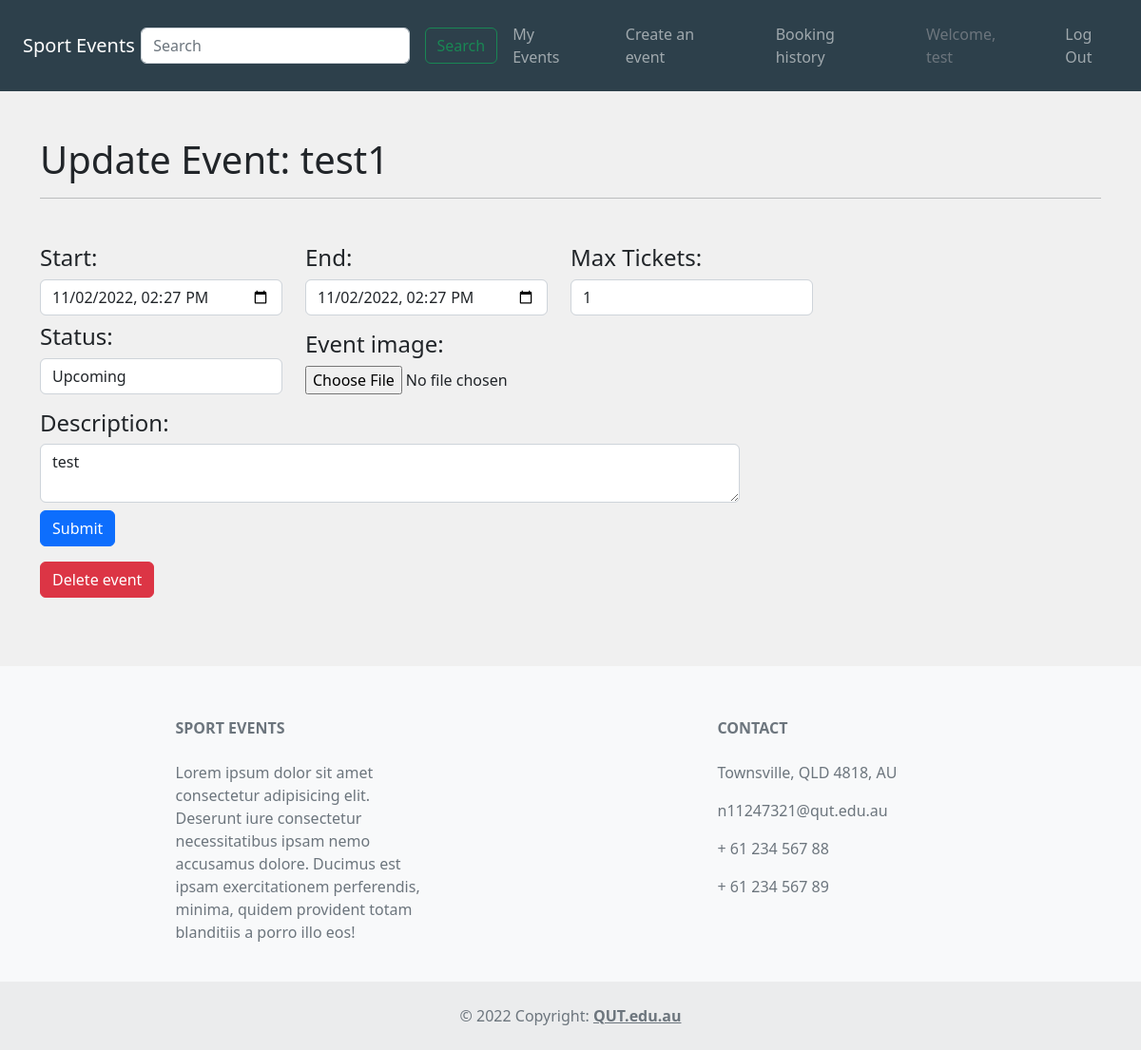
/events/update/1 (signed in), run on an earlier commit of the app's database.
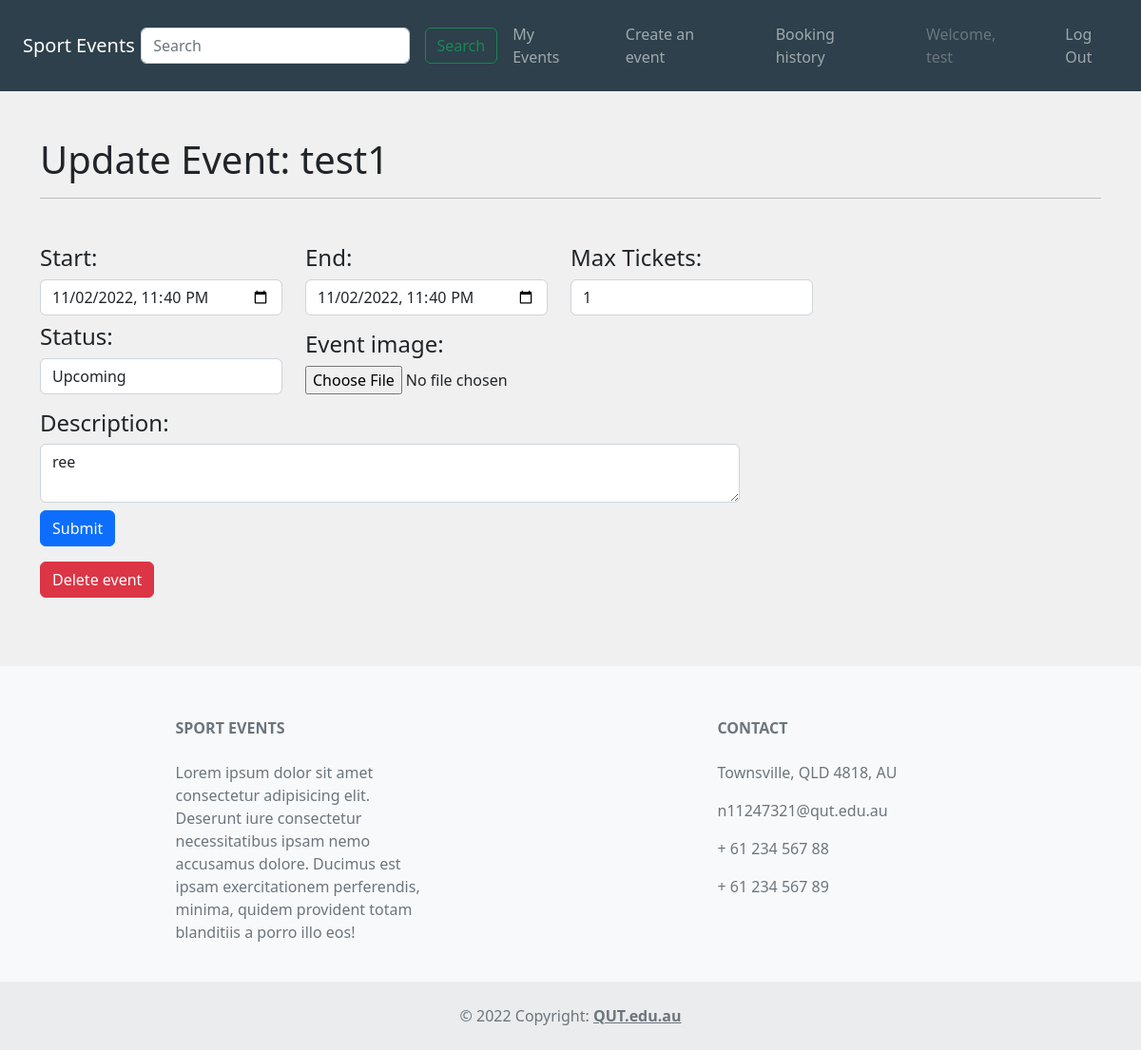
And on a later commit of the database.
### website/models.py (models this page shows, shortened)
class Users(db.Model, UserMixin):
    __tablename__='users'
    UserId = db.Column(db.Integer, primary_key=True)
    Username = db.Column(db.String(100), unique=True)
    FirstName = db.Column(db.String(100), index=True, nullable=False)
    LastName = db.Column(db.String(100), index=True, nullable=False)
    Email = db.Column(db.String(100), index=True, nullable=False)
    ContactNumber = db.Column(db.String(100), index=True, nullable=False)
    password_hash = db.Column(db.String(255), nullable=False)
    reviews = db.relationship('Reviews', backref='user')
    bookings = db.relationship('Bookings', backref='user')

class Events(db.Model):
    __tablename__ = 'events'
    EventId = db.Column(db.Integer, primary_key=True)
    EventName = db.Column(db.String(80))
    Location = db.Column(db.String(150))
    City = db.Column(db.String(150))
    StartDate = db.Column(db.DateTime)
    EndDate = db.Column(db.DateTime)
    description = db.Column(db.String(500))
    Image = db.Column(db.String(400))
    Status_id = db.Column(db.Integer)
    Catergory_id = db.Column(db.Integer)
    MaxTickets = db.Column(db.Integer)
    tickets_booked = db.Column(db.Integer)
    TicketPrice = db.Column(db.Numeric(10,2))
    UserId = db.Column(db.Integer)
    reviews = db.relationship('Reviews', backref='event')
    bookings = db.relationship('Bookings', backref='EventName')
    Catergory_id = db.Column(db.Integer, db.ForeignKey('catergories.CatergoryId'))
    Status_id = db.Column(db.Integer, db.ForeignKey('eventStatus.EventStatusId'))
    UserId = db.Column(db.Integer, db.ForeignKey('users.UserId'))

### website/events.py (the view)
@bp.route('/update/<EventId>', methods = ['GET', 'POST'])
@login_required
def updateEvent(EventId):
    form = EventUpdate()
    event = Events.query.filter_by(EventId=EventId).first()
    deleteEvent = request.form.get('delete')
    if current_user.UserId != event.UserId:
      flash('unauthorised access')
      return redirect(url_for('event.update'))
    if request.method == "POST":
      if deleteEvent is not None:
        db.session.delete(event)
        db.session.commit()
        return redirect(url_for('event.update'))
      if form.validate_on_submit:
        db_file_path=check_upload_file(form)
        event.Image = db_file_path
        event.description = form.description.data
        event.StartDate = form.start_time.data
        event.EndDate = form.end_time.data
        event.MaxTickets = form.max_tickets.data
        event.Status_id = form.Status_id.data
        try:
          db.session.commit()
          return redirect(url_for('event.update'))
        except:
          flash('error resubmit')
          return render_template('/updateEvent.html',EventId = EventId, event = event, form = form)
    elif request.method == "GET":
      form.description.data = event.description
      form.image.data = event.Image
      form.start_time.data = event.StartDate
      form.end_time.data = event.EndDate
      form.Status_id.data = event.Status_id
      form.max_tickets.data = event.MaxTickets
      return render_template('/updateEvent.html',EventId = EventId, event = event, form = form)

### website/forms.py
class EventUpdate(FlaskForm):
  description = TextAreaField('Description', validators=[InputRequired()]) # Must enter description
  image = FileField('Destination Image', validators=[
    FileRequired(message='Image cannot be empty'),
    FileAllowed(ALLOWED_FILE, message='Only supports png,jpg,JPG,PNG')]) # Only accepts correct file types
  start_time = DateTimeLocalField('Start Time', validators=[InputRequired()], format="%Y-%m-%dT%H:%M", description="YYYY-MM-DD HH:MM:SS") # Must enter start time
  end_time = DateTimeLocalField('End Time', validators=[InputRequired()], format="%Y-%m-%dT%H:%M", description="YYYY-MM-DD HH:MM:SS") # Must enter end time
  max_tickets = IntegerField('Max Ticket Number', validators=[InputRequired()]) # Must enter max tickets
  ticket_price = DecimalField('Ticket Price', validators=[InputRequired()]) # Must enter max tickets
  Status_id = SelectField(u'Select status', choices=[(1, 'Upcoming'), (2, 'Unpublished'), (3, 'Sold-out'), (4, 'Cancelled')], validators=[InputRequired()])
  submit = SubmitField("Submit")

### website/__init__.py (called while the page is built)
def create_app():
    app.debug=True
    app.secret_key='utroutoru'
    app.config['SQLALCHEMY_DATABASE_URI']='sqlite:///Events.sqlite'
    db.init_app(app)
    bootstrap = Bootstrap(app)
    login_manager = LoginManager()
    login_manager.login_view='auth.login'
    login_manager.init_app(app)
    from .models import Users # importing here to avoid circular references
    @login_manager.user_loader
    def load_user(UserId):
        return Users.query.get(int(UserId))
    @app.errorhandler(404)
    def not_found(e):
        return render_template("404.html")
    from . import views
    app.register_blueprint(views.bp)
    from . import events
    app.register_blueprint(events.bp)
    from . import auth
    app.register_blueprint(auth.bp)
    return app

### website/templates/updateEvent.html (shortened to what this page needs)
{% extends 'base.html' %}
{% block head %}
    <link href="https://cdn.jsdelivr.net/npm/bootstrap@5.2.0/dist/css/bootstrap.min.css" rel="stylesheet">
    <link rel="stylesheet" href="../static/css/style.css">
    <link rel="stylesheet" href="../static/css/updateEvent.css">
{% endblock %}
{% import "bootstrap/form.html" as wtf %}
{% block content %}
<div class="container-fluid justify-content-start col-8" id="mainArea">
    <div class="p-4"></div>
    <h1>Update Event: {{event.EventName}}</h1>
    <hr>
    <div class="p-2"></div>
    <form method="POST" enctype="multipart/form-data">
        <div class="p-1"></div>
        <div class="form-group row ">
            <div class="row">
                <div class="col-lg-3 col-md-6 col-sm-12">
                    <div class="p-1 lineBreaks"></div>
                    <h4>Start:</h4>
                    <h4>{{form.start_time(class_="form-control")}}</h4>
                </div>
                <div class="col-lg-3 col-md-6 col-sm-12">
                    <div class="p-1 lineBreaks"></div>
                    <h4>End:</h4>
                    <h4>{{form.end_time(class_="form-control")}}</h4>
                </div>
                <div class="col-lg-3 col-md-6 col-sm-12">
                    <div class="p-1 lineBreaks"></div>
                    <h4>Max Tickets:</h4>
                    <h4>{{form.max_tickets(class_="form-control")}}</h4>
                </div>
            </div>
                <div class="row">
                    <div class="col-lg-3 col-md-6 col-sm-12">
                        <h4>Status:</h4>
                        <h4>{{form.Status_id(class_="form-control")}}</h4>
                        </div>
                    <div class="col-lg-3 col-md-6 col-sm-12">
                        <div class="p-1 lineBreaks"></div>
                        <h4>Event image:</h4>
                        {{form.image}}
                    </div>
                </div>
        </div>
        <div class="p-1"></div>
        <div class="row">
            <div class="col-lg-8">
            <h4>Description:</h4>
            {{form.description(class_="form-control")}}
            </div>
        </div>
        <div class="row">
            <div class="p-1"></div>
            <div class="col col-lg-1">
                {{form.submit(class_="btn btn-primary btn-md")}}
            </div>
        </div>
        <div class="row">
        </div>
        <div class="row">
            <div class="col 2">
                    <button type="submit" name='delete'class="btn btn-danger">Delete event</button>
            </div>
        </div>
        <br>
    </form>
</div>
{% endblock %}

### website/templates/base.html (shortened to what this page needs)
<!DOCTYPE html>
<html lang="en">
    <head>
        {% block head %}
        {% endblock %}
    </head>
    <body>
        <nav class="navbar navbar-expand-xl navbar-dark text-light p-2 navBgColor justify-content-start p-3">
            <div>
                <a class="navbar-brand m-2" href="{{ url_for('main.index') }}">Sport Events</a>
            </div>
            <div class="collapse navbar-collapse justify-content-between navItems" id="navCollapse">
                <form class="form-inline navInput" style="margin-left: -9.5px;" method="GET" action="{{ url_for('main.index') }}">
                    <div class="d-flex">
                        <input class="form-control m-2" type="text" placeholder="Search" name="search">
                        <button class="btn btn-outline-success m-2" type="submit">Search</button>
                    </div>
                </form>
                {% block navlinks %}
                    {% if current_user.is_authenticated %}
                        <ul class="navbar-nav mr-auto" style="margin-left: -32px;">
                            <ul class="nav-item">
                                <a class="nav-link" href="{{ url_for('event.update') }}">My Events</a>
                            </ul>
                            <ul class="nav-item">
                                <a class="nav-link" href="{{ url_for('event.create') }}">Create an event</a>
                            </ul>
                            <ul class="nav-item">
                                <a class="nav-link" href="{{ url_for('main.userBookingHistory') }}">Booking history</a>
                            </ul>
                            <ul class="nav-item">
                                <a class="nav-link disabled text-muted" href="#">Welcome, {{current_user.FirstName}}</a>
                            </ul>
                            <ul class="nav-item">
                                <a class="nav-link" href="{{ url_for('auth.logout') }}">Log Out</a>
                            </ul>
                        </ul>
                    {% endif %}
                {% endblock %}
            </div>
        </nav>
        <main>
            {% block content %}
            {% endblock %}
        </main>
        <div class="p-4"></div>
        <footer class="text-center text-lg-start bg-light text-muted">
            <div class="p-1"></div>
            <div class="container text-center text-md-start mt-5">
                <div class="row mt-3">
                    <div class="col-md-3 col-lg-4 col-xl-3 mx-auto mb-4">
                        <h6 class="text-uppercase fw-bold mb-4">Sport Events</h6>
                        <p>
                        Lorem ipsum dolor sit amet consectetur adipisicing elit. Deserunt iure consectetur necessitatibus ipsam nemo accusamus dolore. Ducimus est ipsam exercitationem perferendis, minima, quidem provident totam blanditiis a porro illo eos!
                        </p>
                    </div>
                    <div class="col-md-4 col-lg-3 col-xl-3 mx-auto mb-md-0 mb-4">
                        <h6 class="text-uppercase fw-bold mb-4">Contact</h6>
                        <p>Townsville, QLD 4818, AU</p>
                        <p>n11247321@qut.edu.au</p>
                        <p>+ 61 234 567 88</p>
                        <p>+ 61 234 567 89</p>
                    </div>
                </div>
            </div>
            <div class="text-center p-4" style="background-color: rgba(0, 0, 0, 0.05);">
                © 2022 Copyright:
                <a class="text-reset fw-bold" href="https://qut.edu.au">QUT.edu.au</a>
            </div>
        </footer>
    </body>
</html>

### website/static/css/style.css (style rules this page uses)
body { background-color: #F0F0F0; }
.navBgColor { background-color: #2d404b; }
@media only screen and (min-width: 991px) { .navInput { width: 410px; } }
@media only screen and (min-width: 991px) { .navItems { margin-left: 0px; } }

### website/static/css/updateEvent.css (style rules this page uses)
#mainArea { width: 70%; }
@media only screen and (max-width: 1200px) { #mainArea { width: 95%; } }

What changed in the data, as far as the page shows it:
changed Events "test1": description "test" → "ree"
Also different on the page:
form field start_time: "11/02/2022 14:27" → "11/02/2022 23:40"
form field end_time: "11/02/2022 14:27" → "11/02/2022 23:40"
